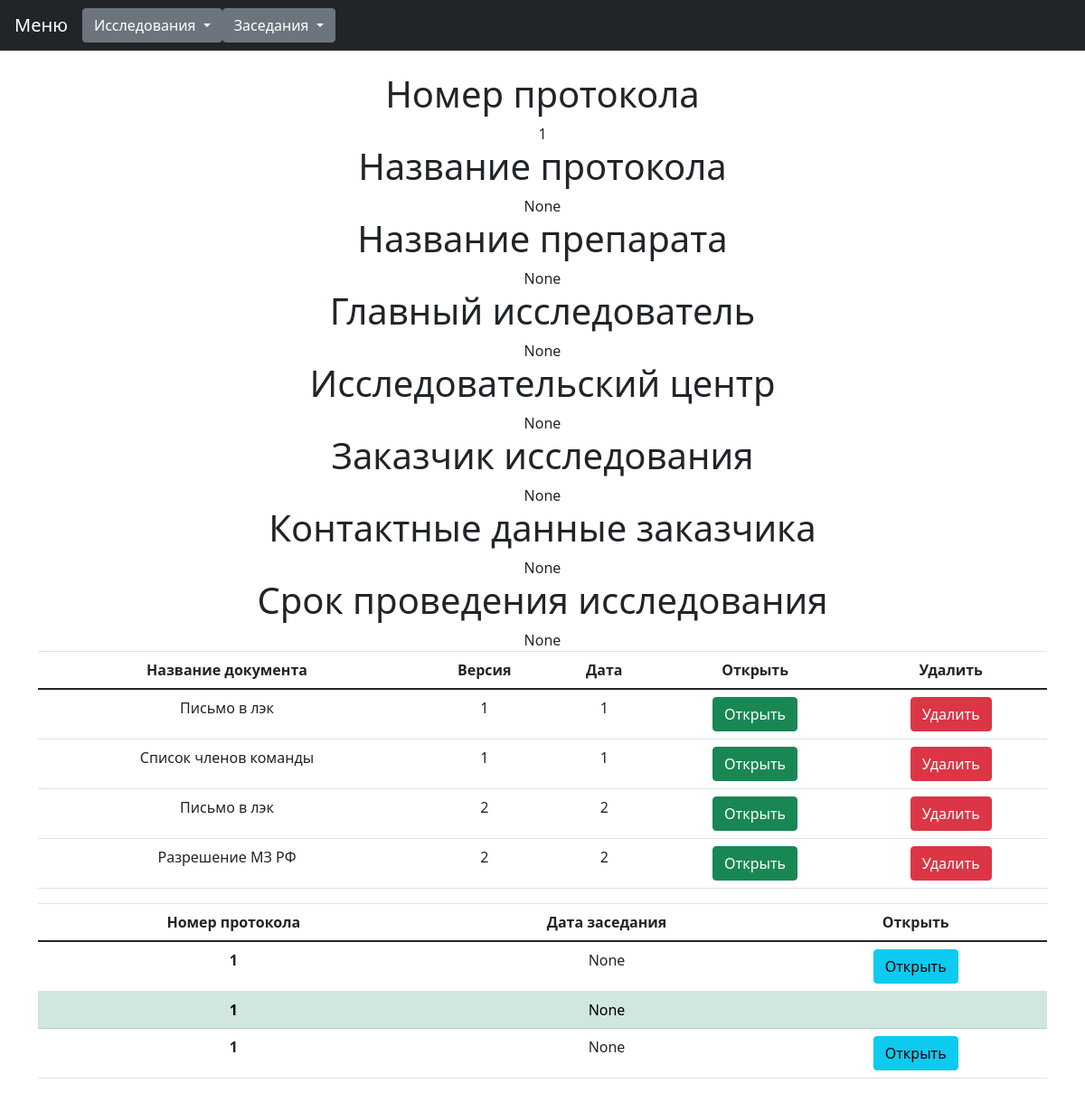
Screenshot of /research/WatchResearch/383/ with the database file from the repository.
### researchManager/models.py (models this page shows, shortened)
class Research(models.Model):
    type = models.CharField("Тип исследования", max_length=50, null=True, blank=True)
    type_request = models.CharField("Тип заявки", max_length=50, null=True, blank=True)
    owner = models.ForeignKey(settings.AUTH_USER_MODEL, on_delete=models.CASCADE, null=True, blank=True)
    identityCode = models.CharField("Код исследования", max_length=50, null=True, blank=True)
    date_accepted = models.DateField("Дата одобрения", blank=True, null=True, default="2021-05-05")
    date_created = models.DateTimeField("Дата загрузки в систему", auto_now_add=True, null=True, blank=True)
    protocol_number = models.CharField("Номер протокола", max_length=50, null=True, blank=True)
    protocol_name = models.CharField("Название протокола", max_length=500, null=True, blank=True)
    work_name = models.CharField("Название работы", max_length=500, null=True, blank=True)
    division = models.CharField("Подразделение", max_length=500, null=True, blank=True)
    executor = models.CharField("Исполнитель", max_length=500, null=True, blank=True)
    specialization = models.CharField("Специализация", max_length=500, null=True, blank=True)
    managers = models.CharField("Менеджеры", max_length=500, null=True, blank=True)
    name_research = models.CharField("Название исследования", max_length=500, null=True, blank=True)
    drug_name = models.CharField("Название препарата", max_length=500, null=True, blank=True)
    main_researcher = models.CharField("Главный исследователь", max_length=500, null=True, blank=True)
    research_center = models.CharField("Исследовательский центр", max_length=500, null=True, blank=True)
    customer = models.CharField("Заказчик", max_length=500, null=True, blank=True)
    customer_contacts = models.CharField("Контактные данные заказчика", max_length=500, null=True, blank=True)
    duration = models.DateTimeField("Дата окончания исследования", null=True, blank=True)
    version = models.IntegerField("Версия", null=True, blank=True)
    addedOnMeeting = models.BooleanField("Добавленно на заседании", default=False)
    class Meta:
        verbose_name = "Исследование"
        verbose_name_plural = "Исследования"
    def __str__(self):
        if self.type == "clinicalResearch":
            return self.protocol_number

class Files(models.Model):
    name = models.CharField("Название документа", max_length=150)
    version = models.CharField("Версия документа", max_length=50, null=True, blank=True)
    date = models.CharField("Дата документа", max_length=50, null=True, blank=True)
    file = models.FileField("Путь к файлу")
    research = models.ForeignKey(Research, on_delete=models.CASCADE, related_name='research_id')

### researchManager/views.py (the view)
# urls.py: path("WatchResearch/<int:researchId>/", views.WatchResearch.getResearch, name="watchResearch"),
    def getResearch(request, researchId):
        if request.POST:
            Files.objects.get(id=request.POST.get("idFile")).delete()
        research, filesList, history = getResearchHistory(researchId)
        return render(request, "research/research.html", {
            'research': research,
            'filesList': filesList,
            'history': history,
        })

### researchManager/functions/loadResearch.py (called while the page is built)
def getResearchHistory(researchId):
    research = Research.objects.get(id=researchId)
    filesList = Files.objects.filter(research=research)
    history = []
    relatedResearchs = Research.objects.filter(identityCode=research.identityCode).order_by('-date_accepted')
    for historyResearch in relatedResearchs:
        historyFiles = Files.objects.filter(research=research)
        history.append({"historyResearch": historyResearch, "historyFiles": historyFiles})
    return research, filesList, history

### researchManager/templates/research/research.html (shortened to what this page needs)
{% extends "base.html" %}
{% block content %}
{% if research.type == "clinicalResearch" %}
  {% include "research/watchResearch/clinicalResearch.html" %}
{% endif %}
{% if filesList %}
  <div class="col-12 text-center">
    <table class="table">
        <thead>
            <tr>
              <th scope="col">Название документа</th>
              <th scope="col">Версия</th>
              <th scope="col">Дата</th>
              <th scope="col">Открыть</th>
              <th scope="col">Удалить</th>
            </tr>
        </thead>
      <tbody>
      {% for file in filesList %}
        <tr>
          <td>{{ file.name }}</td>
          <td>{{ file.version }} </td>
          <td>{{ file.date }} </td>
          <form method="POST">
            <td><a class="btn btn-success" href="{{ file.file.url }}" target="_blank">Открыть</a></td>
              <td><button class="btn btn-danger" type="submit" name="idFile" value='{{ file.id }}'>Удалить</button></td>
        </tr>
        {% endfor %}
      </tbody>
    </table>
  </div>
{% endif %}
<div class="col-12 text-center">
      <table class="table" >
        <thead>
          <tr >
            <th scope="col">Номер протокола</th>
            <th scope="col">Дата заседания</th>
            <th scope="col">Открыть</th>
          </tr>
        </thead>
        <tbody>
          {% for relatedResearch in history %}
          {% if relatedResearch.historyResearch == research %}
              <tr class="table-success">
          {% else %}
              <tr>
          {% endif %}
              <th scope="row">{{relatedResearch.historyResearch}}</th>
              <td>{{relatedResearch.historyResearch.date_accepted}}</td>
              <td>
          {% if relatedResearch.historyResearch != research %}
              <form action="{% url 'watchResearch' relatedResearch.historyResearch.id %}">
                <button type="submit" class="btn btn-info">Открыть</button></td>
          {% endif %}
              </td>
            </tr>
          {% endfor %}
        </tbody>
      </table>
  </div>
</div>
{% endblock %}

### researchManager/templates/research/watchResearch/clinicalResearch.html (shortened to what this page needs)
<div class="col-sm text-center">
    <div class="d-inline">
        <h1>Номер протокола</h1>
        {{ research.protocol_number }}
        <h1>Название протокола</h1>
        {{ research.protocol_name }}
        <h1>Название препарата</h1>
        {{ research.drug_name }}
        <h1>Главный исследователь</h1>
        {{ research.main_researcher }}
        <h1>Исследовательский центр</h1>
        {{ research.research_center }}
        <h1>Заказчик исследования</h1>
        {{ research.customer }}
        <h1>Контактные данные заказчика</h1>
        {{ research.customer_contacts }}
        <h1>Срок проведения исследования</h1>
        {{ research.duration }}
    </div>
</div>

### rows the page displays
Research: protocol_number "1", protocol_name "None", drug_name "None", main_researcher "None", research_center "None", customer "None", customer_contacts "None", duration "None", historyResearch "1", historyResearch.date_accepted "None"
Files: name "Письмо в лэк", version "1", date "1", {{ file.id }} 90 (drawn)
Files: name "Список членов команды", version "1", date "1", {{ file.id }} 91 (drawn)
Files: name "Письмо в лэк", version "2", date "2", {{ file.id }} 92 (drawn)
Files: name "Разрешение МЗ РФ", version "2", date "2", {{ file.id }} 93 (drawn)
Research: historyResearch "1", historyResearch.date_accepted "None", shows "Открыть"
Research: historyResearch "1", historyResearch.date_accepted "None", shows "Открыть"
